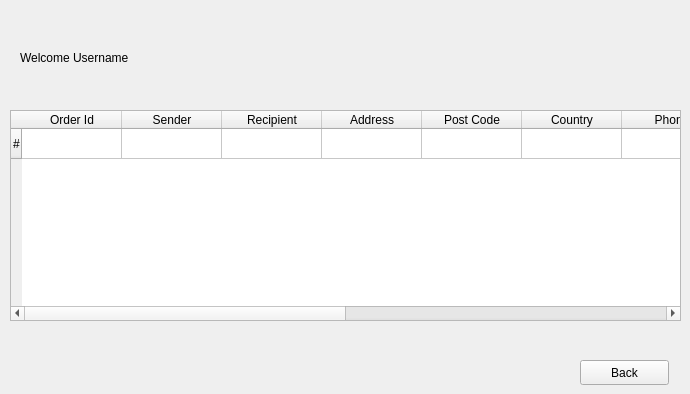
    <widget class="QWidget" name="customerViewOrders">
     <widget class="QPushButton" name="customerViewOrdersBakc">
      <property name="geometry">
       <rect>
        <x>580</x>
        <y>360</y>
        <width>89</width>
        <height>25</height>
       </rect>
      </property>
      <property name="text">
       <string>Back</string>
      </property>
     </widget>
     <widget class="QLabel" name="label_45">
      <property name="geometry">
       <rect>
        <x>20</x>
        <y>50</y>
        <width>191</width>
        <height>16</height>
       </rect>
      </property>
      <property name="text">
       <string>Welcome Username</string>
      </property>
     </widget>
     <widget class="QTableWidget" name="customerViewOrdersTable">
      <property name="geometry">
       <rect>
        <x>10</x>
        <y>110</y>
        <width>671</width>
        <height>211</height>
       </rect>
      </property>
      <row>
       <property name="text">
        <string>#</string>
       </property>
      </row>
      <column>
       <property name="text">
        <string>Order Id</string>
       </property>
      </column>
      <column>
       <property name="text">
        <string>Sender</string>
       </property>
      </column>
      <column>
       <property name="text">
        <string>Recipient</string>
       </property>
      </column>
      <column>
       <property name="text">
        <string>Address</string>
       </property>
      </column>
      <column>
       <property name="text">
        <string>Post Code</string>
       </property>
      </column>
      <column>
       <property name="text">
        <string>Country</string>
       </property>
      </column>
      <column>
       <property name="text">
        <string>Phone</string>
       </property>
      </column>
      <column>
       <property name="text">
        <string>Email</string>
       </property>
      </column>
      <column>
       <property name="text">
        <string>Description</string>
       </property>
      </column>
      <column>
       <property name="text">
        <string>Weight</string>
       </property>
      </column>
      <column>
       <property name="text">
        <string>Goods Type</string>
       </property>
      </column>
      <column>
       <property name="text">
        <string>Comment</string>
       </property>
      </column>
     </widget>
    </widget>
